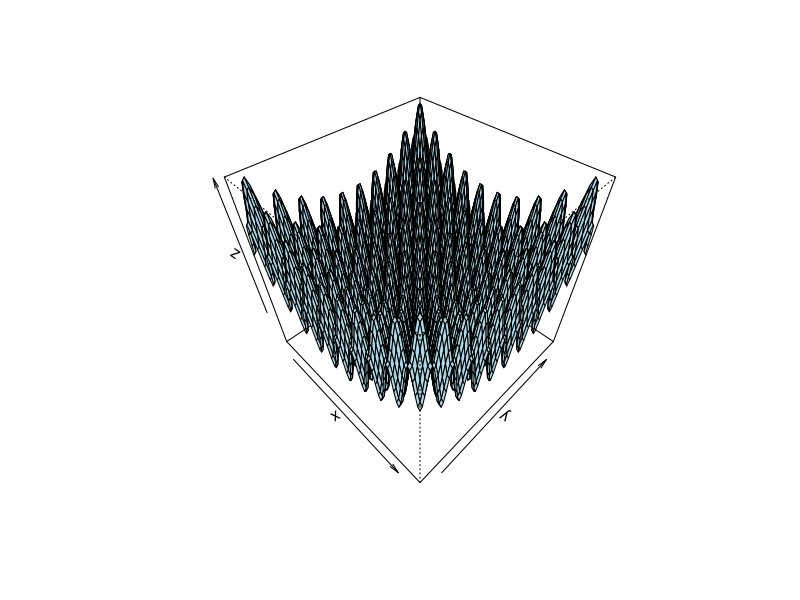
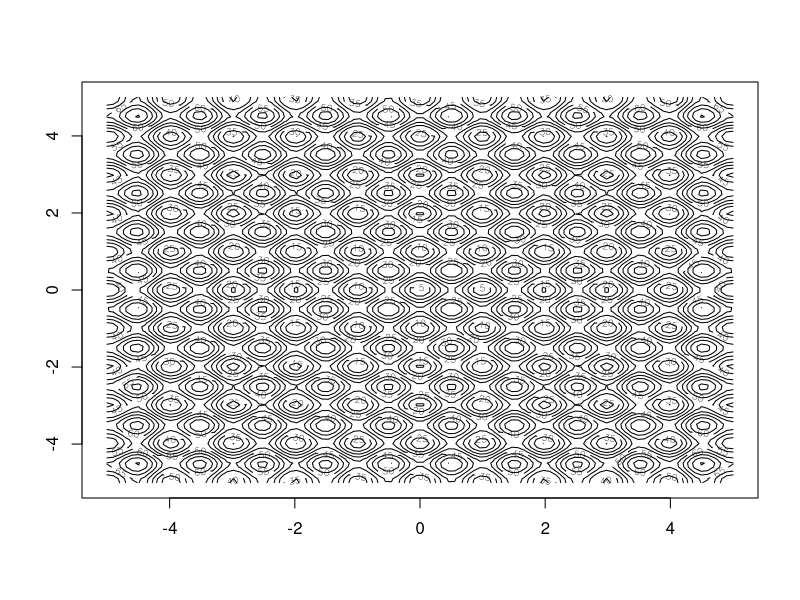
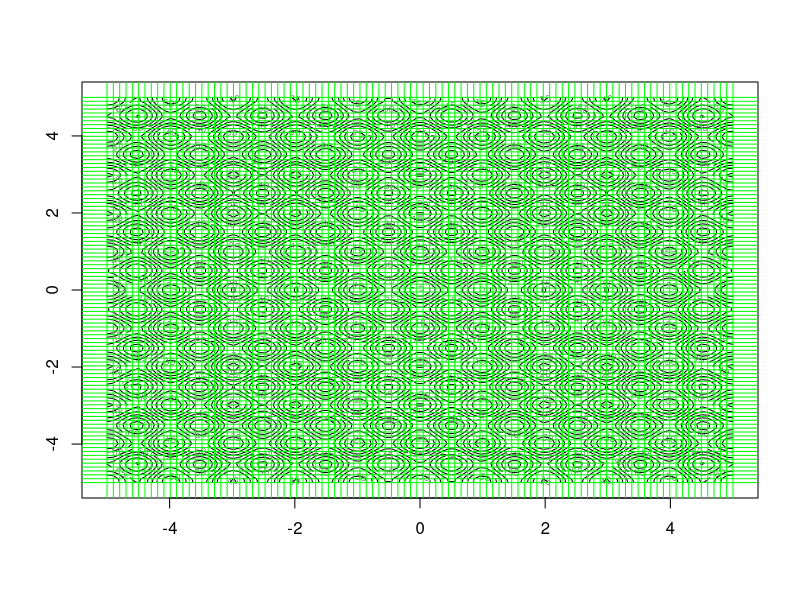
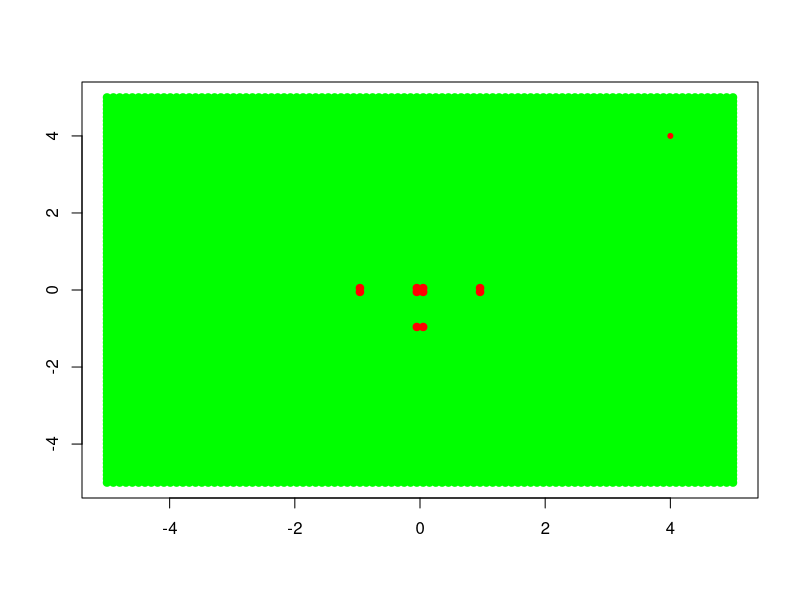

The R script that drew these images, in order: (Note: this script raises an error after producing the figures.)

f <- function (param){
  x <- param[1]
  y <- param[2]
  20 + x^2 + y^2 - 10 * (cos(2 * pi * x) + cos(2 * pi * y))
}

# Definir gradiente y hessiana

library(Deriv)
grad_f <- Deriv(f, c("x", "y"))
hess_f <- Deriv(f, c("x", "y"), n = 2)

# Algoritmo Newton

newton <- function(x_actual, f, gradiente, hessiana,
                   tol = 1e-6,
                   max_iter = 100){
  
  x_historia <- x_actual
  f_historia <- f(x_actual)
  converge = FALSE
  
  for(i in 1:max_iter){
    m_hess <- matrix(hessiana(x_actual), 
                                nrow = 2, 
                                byrow = TRUE)
    eigen_valores <- eigen(m_hess)$values
    if (any(eigen_valores <= 0)){
      m_hess <- m_hess + abs(min(eigen_valores)) * diag(2)
    }
    x_nuevo <- x_actual - solve(m_hess) %*% gradiente(x_actual)
    x_historia <- c(x_historia, x_nuevo)
    f_historia <- c(f_historia, f(x_nuevo))
    if (norm(gradiente(x_nuevo), "2") < tol){
      converge <- TRUE
      break
    }
    x_actual <- x_nuevo
  }
  resultado <- data.frame(x = matrix(x_historia, ncol = 2, byrow = TRUE),
                    f = f_historia)
  colnames(resultado) <- c("x", "y", "f")
  return(list(converge = converge,
              resultado = resultado))
}

x_0 <- c(20, 20)
newton(x_0, f, grad_f, hess_f)


# Análisis del dominio de la función
#-----------------------------------

f_g <- function(x, y){
  20 + x^2 + y^2 - 10 * (cos(2 * pi * x) + cos(2 * pi * y))
}

x <- y <- seq(-5,5,length.out = 100)
z <- outer(x,y,f_g)

persp(x, y, z, theta = 45, phi = 45, col ="lightblue")

contour(x, y, z, nlevels = 20)


# GRID - SEARCH
# -------------

n_puntos <- 100
x1 <- y1 <- seq(-5, 5, length.out = n_puntos)

contour(x,y,z, nlevels = 20)
abline(v = x1, h = y1, col="green")

grid_puntos <- expand.grid(x1, y1)

contour(x,y,z,nlevels = 20)
points(grid_puntos, col = "green", pch = 19)

grid_valores <- numeric(nrow(grid_puntos))

for (i in 1:nrow(grid_puntos)){
  grid_valores[i] <- f(c(grid_puntos$Var1[i],
                         grid_puntos$Var2[i]))
}

index_ordenados <- order(grid_valores)
mejores_puntos <- grid_puntos[index_ordenados[1:10],]
mejores_valores <- grid_valores[index_ordenados[1:10]]

list(mejores_puntos = mejores_puntos,
     mejores_valores = mejores_valores)

points(mejores_puntos, col = "red", pch = 19)

newton(c(0.05050505, 0.05050505), f, grad_f, hess_f)

points(0, 0, col = "red", pch = 19)

###################################
# clase 13

lista_metodos <- c("Nedler-Mead",
                   "BGFS",
                   "CG",
                   "L-BFGD-B",
                   "nlmindb",
                   "Rcgmin",
                   "Rvmming")

x_inicial <- c(4, 4)
points(x_inicial[1], x_inicial[2],
       pch = 20, col="red")
res <- optimx(par = x_inicial,
       fn = f,
       method = lista_metodos)

points(res$p1, res$p2,
       pch = 20, col ="green")

par(mar = c(4,4,1,1))
contour(x, y, z, nlevels = 10)


